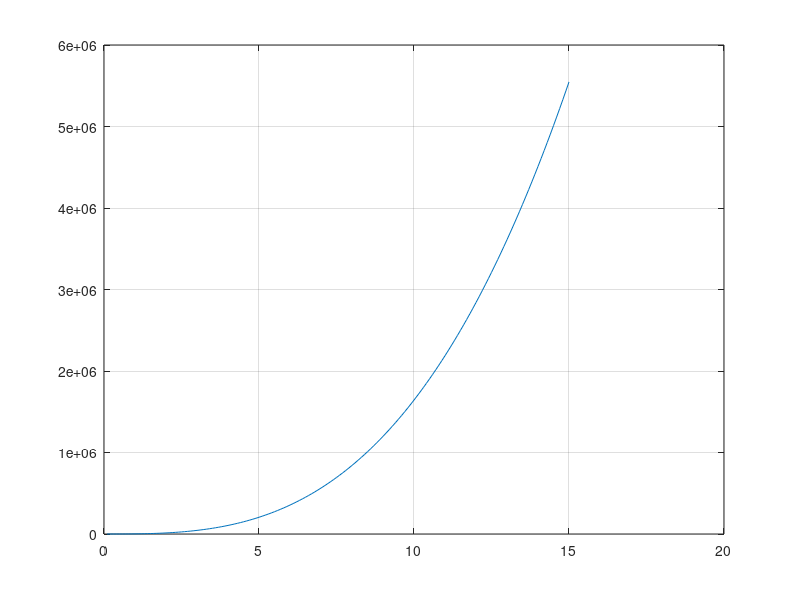

MATLAB code to generate this figure:
close all
clear all
clc       
%--------------------------------------------------------------------------
%PARAMETERS OF A 2MW DFIG
%IEEE - DFIM: Chapter 3 
%--------------------------------------------------------------------------
f = 60;                     % Stator frequency (Hz)
n = 1500;                   % Synchronous speed at 50 Hz|(rev/min)
Ps = 2e6;                   % Nominal stator three-phase active power|(MW)
Vs = 690;                   % Line-to-line nominal stator voltage in rms (V)
Is = 1760;                  % Each phase nominal stator current in rms (Amp)
Tem = 12732;                % Nominal torque at generator or motor modes (N.m)
%Stator connection Star
p = 2;                      % Pole pair 
Vr = 2070;                  % Line-to-line nominal rotor voltage in rms (reached at speed near zero) (V)
%Rotor connection Star
u = 0.34;                   % Stator/rotor turns ratio (relation between the stator and rotor)
Rs = 2.6e-3;                % Stator resistance (mohm)
Lsi = 87e-6;                % Stator leakage inductance (uH)
Lm = 2.5e-3;                % Magnetizing inductace (mH)
Rres = 26.1e-3;             %% Rotor resistance (mohm)
Rind = 783e-6;              %% Rotor leakage inductance (uH)
Rr = 2.9e-3;                % Rotor resistance referred to stator (mohm)
Lsr = 87e-6;                % Rotor leakage inductance referred to the stator (uH)
Ls = Lm + Lsi;              % Stator inductance (mH)
Lr = Lm + Lsr;              % Rotor inductance (mH)
%--------------------------------------------------------------------------
%Space for Rotor Side Converter
Q = 0;                      % For Reactive power = 0
smax = 0.33;                % Maximun slip 0.25
Fs = 1.8%1.8;               % Stator Flux
Vbus_ref = 1200;            % Bus Voltage
%Mechanic 
J = 90%130;                    % Inertia Kg*m^2
D = 0.1%1e-3;                   % Damping friction factor N.m.s
%PI regulators
sigma = 1- Lm^2/(Ls*Lr); 
tau_i = (sigma*Lr)/Rr;
tau_n = 0.05;
wni = 100*(1/tau_i);
wnn = 1/tau_n;

kp_id = (2*wni*sigma*Lr)-Rr;
kp_iq = kp_id;

ki_id = (wni^2)*Lr*sigma;
ki_iq = ki_id;

kp_n = (2*wnn*J)/p;
ki_n = ((wnn^2)*J)/p;
%--------------------------------------------------------------------------
%Space for Grid Side Converter
Cbus = 80e-3;               % DC bus capacitance
Rg = 20e-6;                 % Grid side filter? resistance 1
Lg = 483e-6;                % Grid side filter? inductance 1e-3

Kpg = 1/(1.5*Vs*sqrt(2/3)); 
Kqg = -Kpg;

%PI regulators
tau_ig = Lg/Rg;
wnig = 60*2*pi;

kp_idg = (2*wnig*Lg)-Rg;
kp_iqg = kp_idg;
ki_idg = (wnig^2)*Lg;
ki_iqg = ki_idg;

kp_v = -1000;   
ki_v = -300000;

%--------------------------------------------------------------------------
%PWM 
fsw = 4e3;                  %Switching frequency (Hz)
Ts = 1/fsw/f;               %Sample time (sec)

%--------------------------------------------------------------------------
%Space for Three blade wind turbine model
% Beta -> Lambda Vs Cp Graph
N = 100;                    %Gearbox Ratio
Radio = 44;                 %Radio
ro = 1.225;                 %Air desity kg/m3
%beta=[-2.5 -1.5 0 1.5 2.5 0];
beta=[0 0 0 0 0 0 0];
for k=1:7
    cont = 1;
    for lambda = 0.1:0.1:14
        lambdai(cont)=(1/((1/(lambda-0.02*beta(k))+(0.003/(beta(k)^3+1)))));
        Cp(cont)=0.73*(151/lambdai(cont)-0.58*beta(k)-0.002*beta(k)^2.14-13.2).*(exp(-18.4/lambdai(cont)));
        Ct(cont) = Cp (cont)/lambda;
        cont = cont+1;
    end
    lambda=[0.1:0.1:14];
    %figure (1)
    %plot(lambda,Cp), grid on, hold on,
    
    %Rotor Speed Vs Power Graph
    for Vv = 6:0.5:12   %Wind Velocity at 12 m/s
        cont2=1;
        for serie = 0.1:0.1:14
            Pt (cont2)= (0.5*ro*pi*(Radio)^2)*(Vv)^3*Cp(cont2);
            omega_m (cont2) = ((lambda(cont2)*Vv) /Radio)*N/(2*pi/60)
            cont2=cont2+1;
        end
        %figure (2)
        %plot(omega_m,Pt), grid on, hold on,
    end
end

% Lambda and CP optimum
cp_opt = max(Cp)
cp_opt_abs = abs(max(Cp))
posicion=find(Cp==cp_opt);
lambda_opt = abs(lambda(posicion))
beta = beta (k)     %Pitch angle

% Wind velocity Vs Wind Power
cont2=1;
for Vv = 0.1:0.1:15
    Pt (cont2)= (0.5*ro*pi*(Radio)^2)*(Vv)^3*cp_opt;
    cont2=cont2+1;
end
Vv=[0.1:0.1:15];
figure (3)
plot(Vv,Pt), grid on, hold on,
%--------------------------------------------------------------------------
 
%--------------------------------------------------------------------------
%PARAMETERS OF BESS
%--------------------------------------------------------------------------
%Space for Grid Side Converter
Cbus_bess = 15e-3;%80e-3;               % DC bus capacitance
Rg_bess = 20e-5;%20e-6;                 % Grid side filter? resistance 1
Lg_bess = 600e-6;%483e-6;        % Grid side filter? inductance 1e-3
%kp_v = -1000;   
%ki_v = -300000;
Vdc_bat_ref= 1300;